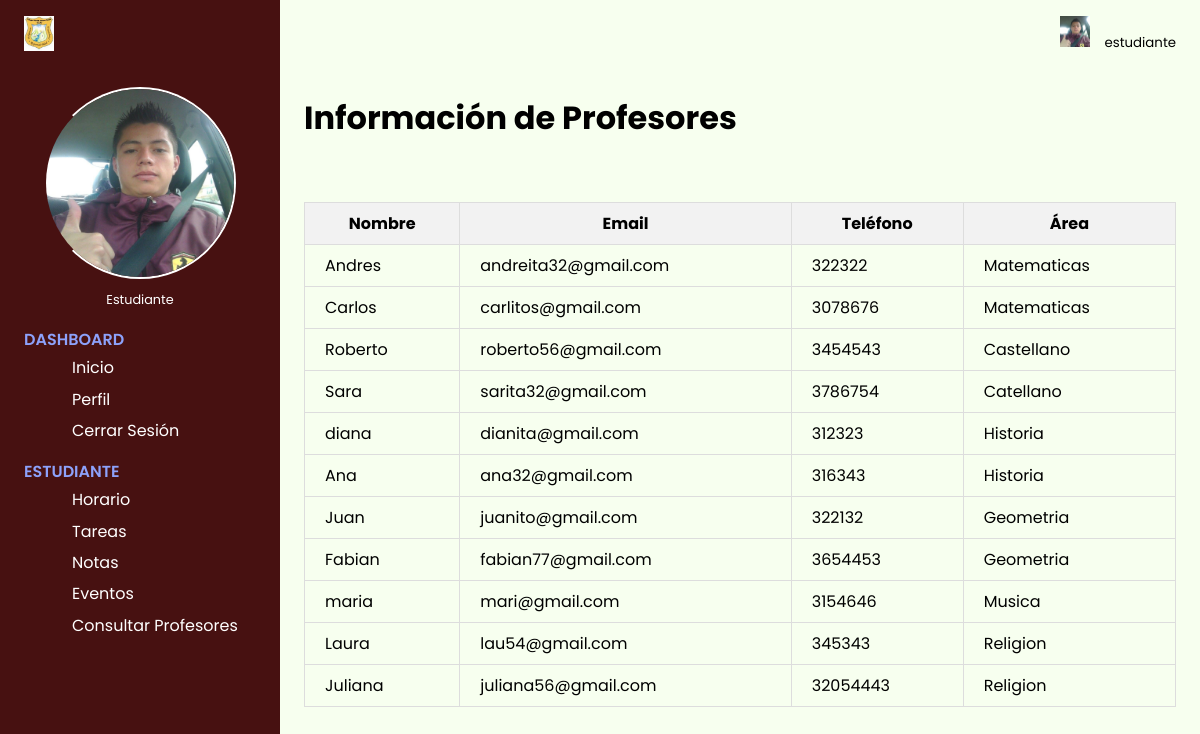
The page /logic/estudiante/consultarProfe.php on the database its author committed.
### tables this page shows
CREATE TABLE `profesor` (
  `id` int(11) NOT NULL,
  `nombre` varchar(50) NOT NULL,
  `profesion` varchar(50) NOT NULL,
  `edad` int(11) NOT NULL,
  `email` varchar(50) NOT NULL,
  `contrasena` varchar(50) NOT NULL,
  `telefono` int(15) NOT NULL,
  `area` varchar(50) NOT NULL
);

### config/db.php (called while the page is built, shortened)
<?php
    class DataBase{
        function connect(){
            $servername = "localhost";
            $username = "root";
            $password = "";
            $dbname = "colegiosga";
            $url=mysqli_connect($servername,$username,$password) or die("No se pudo conectar a la base de datos" .mysqli_error($url));
            mysqli_select_db($url,$dbname) or die("No se pudo seleccionar a la base de datos" .mysqli_error($url));
            return $url;
        }
    }
?>

### logic/profesor/crud_profe.php (called while the page is built, shortened)
<?php
class Crud_profe {
    private $conexion;
    public function __construct($conexion) {
        $this->conexion = $conexion;
    }
    function obtenerTodos() {
        $query = "SELECT * FROM profesor";
        $result = mysqli_query($this->conexion, $query);
        $profesores = [];
        if (mysqli_num_rows($result) > 0) {
            while ($row = $result->fetch_assoc()) {
                $profesores[] = $row;
            }
        }else {
            return null;
        }
        return $profesores;
    }
}
?>

### logic/estudiante/consultarProfe.php (the view, shortened to what this page needs)
<?php
include("../../pages/Dashboard/estudianteDs.php");
include("../../logic/profesor/crud_profe.php");
$db = new DataBase();
$crud_p = new Crud_profe($db->connect());
$profes = $crud_p->obtenerTodos();
?>
<!DOCTYPE html>
<html lang="es">
    <div class="main-content">
        <header>
            <div class="menu-toggle">
                <label for="nav-toggle">
                </label>
            </div>
            <div class="header-icons foto-perfil">
                <img src="../../sources/img/estudiante.jpg" width="30px" alt="foto de perfil">
                <div class="info-p">
                    <small>estudiante</small>
                </div>
            </div>
        </header>
        <main>
        <h1>Información de Profesores</h1>
        <br>
        <div class="page-header inicio">
                <table>
                    <thead>
                        <tr>
                            <th>Nombre</th>
                            <th>Email</th>
                            <th>Teléfono</th>
                            <th>Área</th>
                        </tr>
                    </thead>
                    <tbody>
                        <?php foreach ($profes as $profesor): ?>
                            <tr>
                                <td><?php echo htmlspecialchars($profesor['nombre']); ?></td>
                                <td><?php echo htmlspecialchars($profesor['email']); ?></td>
                                <td><?php echo htmlspecialchars($profesor['telefono']); ?></td>
                                <td><?php echo htmlspecialchars($profesor['area']); ?></td>
                            </tr>
                        <?php endforeach; ?>
                    </tbody>
                </table>
            </div>
        </main>
    </div>
</body>
</html>

### css/Edashboard.css (style rules this page uses)
:root { --color-main: #1a202e; }
* { font-family: 'Poppins', sans-serif; box-sizing: border-box; text-decoration: none; list-style-type: none; margin: 0; }
header { height: 70px; display: flex; justify-content: space-between; align-items: center; background: #f7ffef; padding: 1rem 1.5rem; }
.menu-toggle label { height: 60px; width: 60px; display: grid; place-items: center; font-size: 1.5rem; border-radius: 50%; }
.header-icons img { display: inline-block; margin-left: .7rem; font-size: 1.4rem; }
.info-p { display: inline-block; margin-left: 10px; }
.main-content { margin-left: 280px; }
main { padding: 1.5rem; background: #f7ffef; min-height: calc(100vh - 70px); }
.page-header { display: flex; justify-content: space-between; margin: 35px auto 0 auto; }
table { width: 100%; border-collapse: collapse; }
th, td { padding: 8px 20px; border: 1px solid #ddd; }
th { background-color: #f2f2f2; }

### rows shown on the page
profesor: nombre "Andres", email "andreita32@gmail.com", telefono "322322", area "Matematicas"
profesor: nombre "Carlos", email "carlitos@gmail.com", telefono "3078676", area "Matematicas"
profesor: nombre "Roberto", email "roberto56@gmail.com", telefono "3454543", area "Castellano"
profesor: nombre "Sara", email "sarita32@gmail.com", telefono "3786754", area "Catellano"
profesor: nombre "diana", email "dianita@gmail.com", telefono "312323", area "Historia"
profesor: nombre "Ana", email "ana32@gmail.com", telefono "316343", area "Historia"
profesor: nombre "Juan", email "juanito@gmail.com", telefono "322132", area "Geometria"
profesor: nombre "Fabian", email "fabian77@gmail.com", telefono "3654453", area "Geometria"
profesor: nombre "maria", email "mari@gmail.com", telefono "3154646", area "Musica"
profesor: nombre "Laura", email "lau54@gmail.com", telefono "345343", area "Religion"
profesor: nombre "Juliana", email "juliana56@gmail.com", telefono "32054443", area "Religion"
